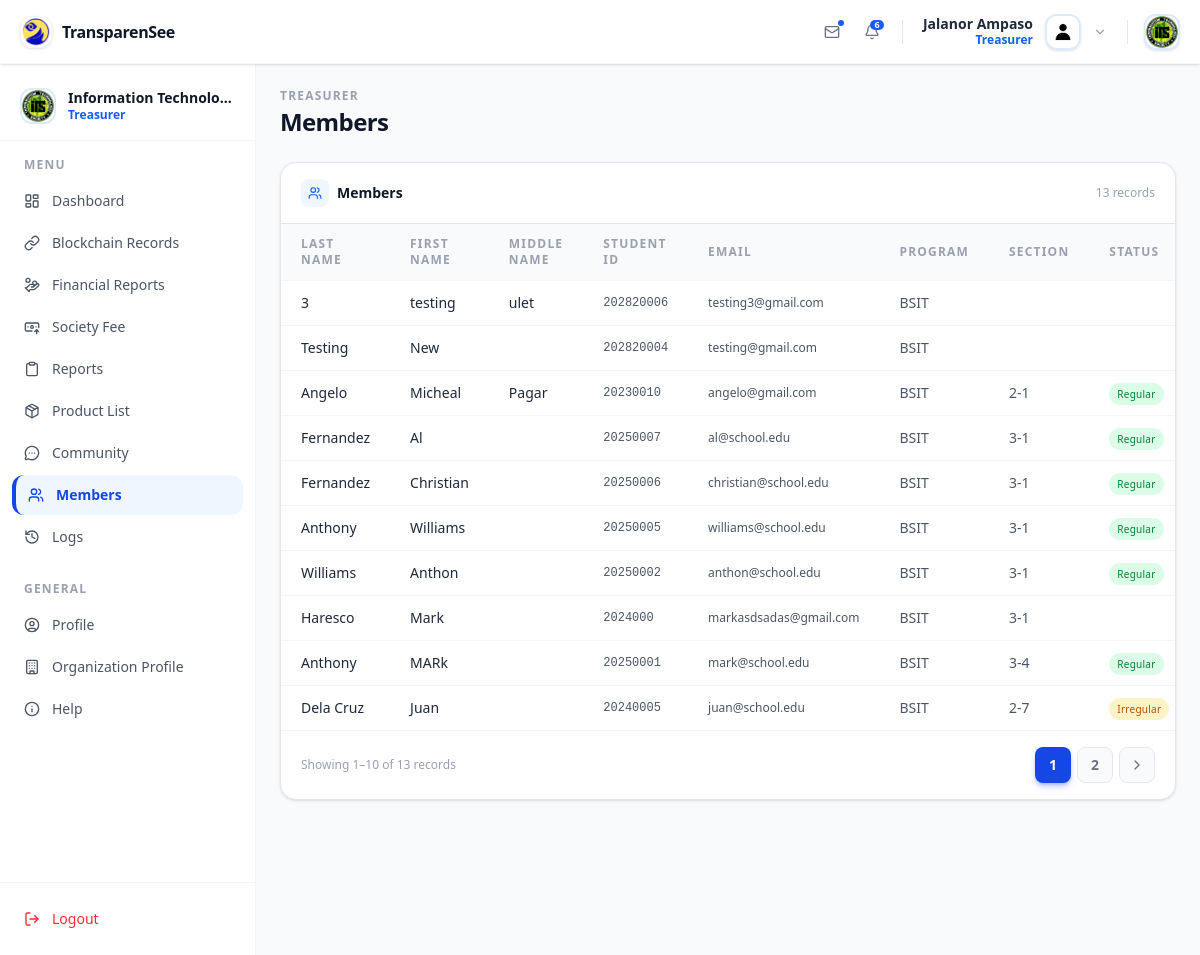
The page /members/ (signed in) on the database as committed earlier.
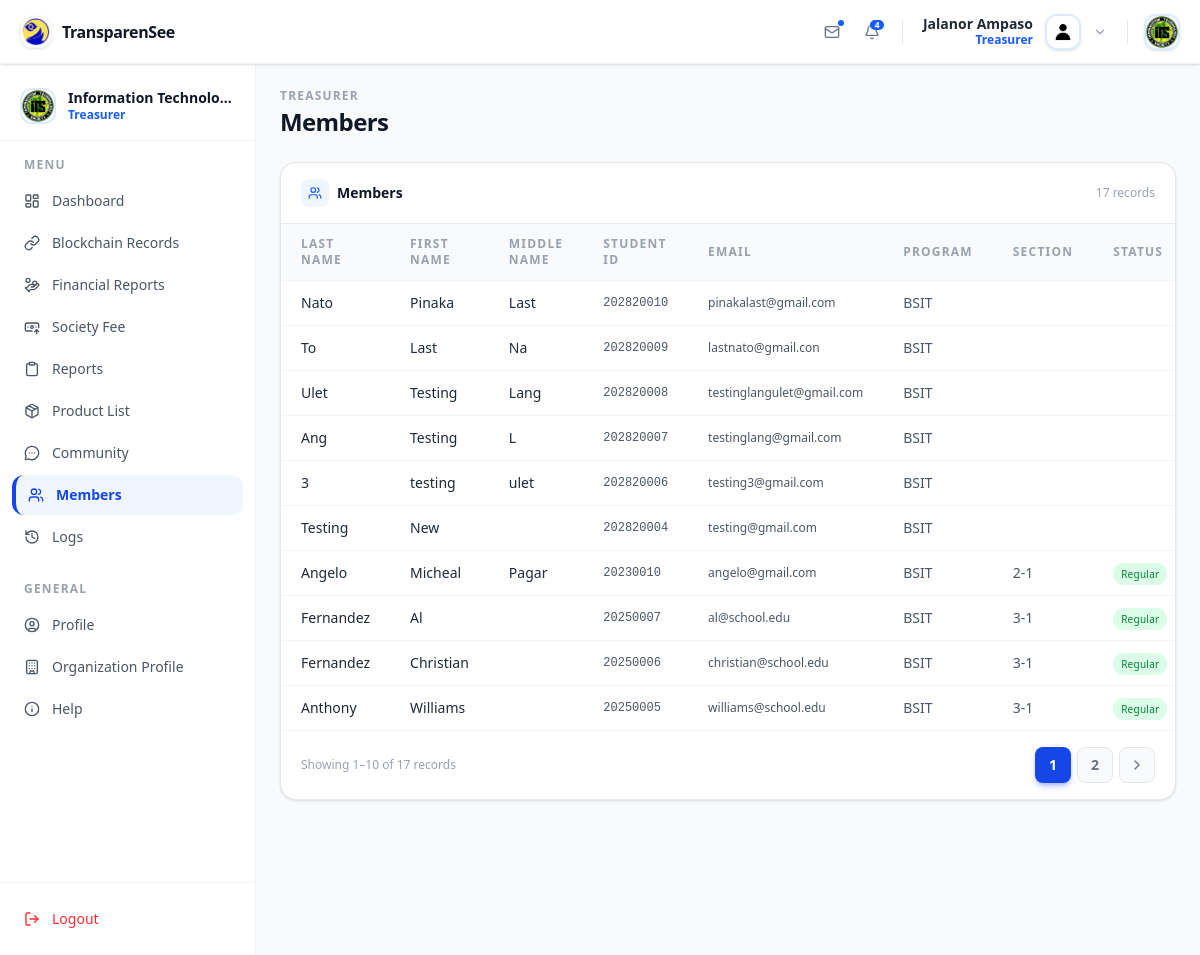
The same page on the database as committed later.
### accounts/models.py (models this page shows)
class CustomUser(AbstractUser):
    ROLE_CHOICES = [
        ('admin', 'Admin'),
        ('campus_admin', 'Campus Admin'),
        ('adviser', 'Adviser'),
        ('co_adviser', 'Co-Adviser'),
        ('treasurer', 'Treasurer'),
        ('auditor', 'Auditor'),
        ('president', 'President'),
        ('vice_president', 'Vice-President'),
        ('secretary', 'Secretary'),
        ('student', 'Student'),
        ('head', 'Head')
    ]
    middle_name = models.CharField(max_length=50, blank=True)
    role = models.CharField( max_length=20, choices=ROLE_CHOICES)
    profile_image = models.ImageField(upload_to="profile_pictures", blank=True, null=True)
    REQUIRED_FIELDS = ['email', 'first_name', 'last_name']
    objects = CustomUserManager()

### app/models.py (models this page shows, shortened)
class Student(models.Model):
    PROGRAM_CHOICE = [
        ("BSIT", "Bachelor of Science in Information Technology"),
        ("BSCS", "Bachelor of Science in Computer Science"),
        ("BSP", "Bachelor of Science in Psychology"),
        ("BSED-MTH", "Bachelor of Secondary Education - Mathematics "),
        ("BSED-ENG", "Bachelor of Secondary Education - English"),
        ("BSHM", "Bachelor of Science in Hospitality Management"),
        ("BSC", "Bachelor of Science in Criminology"),
        ("BSBA-MM", "Bachelor of Science in Business Administration - Marketing Management"),
        ("BSBA-HR", "Bachelor of Science in Business Administration - Human Resource Management"),
    ]
    YEAR_CHOICES = [
    (1, "1st Year"),
    (2, "2nd Year"),
    (3, "3rd Year"),
    (4, "4th Year"),
    ]
    STATUS_CHOCIES = [
        ('regular', 'Regular'),
        ('irregular', 'Irregular'),
    ]
    user = models.OneToOneField(User, on_delete=models.CASCADE)
    student_id = models.IntegerField()
    program = models.CharField( max_length=20, choices=PROGRAM_CHOICE)
    year = models.IntegerField(choices=YEAR_CHOICES)
    section = models.CharField(max_length=10, blank=True, null=True)
    status = models.CharField(choices=STATUS_CHOCIES)
    organization = models.ForeignKey(Organization, on_delete=models.SET_NULL, blank=True, null=True)
    other_organization = models.ManyToManyField(
        Organization,
        related_name='other_students',
        blank=True
    )

### app/views/student.py (the view)
# urls.py: path('members/', MembersView.as_view(), name='members'),
class MembersView(RoleRequireMixin, TemplateView):
    template_name = "app/officer/members.html"
    role_required = ['president', 'treasurer', 'auditor', 'adviser', 'co_adviser', 'vice_president', 'secretary']
    role_templates = {
        'treasurer':      'app/officer/treasurer/sidebar.html',
        'auditor':        'app/officer/auditor/sidebar.html',
        'president':      'app/officer/president/sidebar.html',
        'vice_president': 'app/officer/president/sidebar.html',
        'co_adviser':     'app/adviser/sidebar.html',
        'adviser':        'app/adviser/sidebar.html',
        'secretary':      'app/officer/secretary/sidebar.html',
    }
    def get_organization(self):
        user = self.request.user
        if hasattr(user, 'officer'):
            return user.officer.organization
        if hasattr(user, 'adviser'):
            return user.adviser.organization
        return None
    def get_context_data(self, **kwargs):
        context = super().get_context_data(**kwargs)
        org = self.get_organization()
        user = self.request.user
        context['base_template'] = self.role_templates.get(user.role, 'app/base.html')
        if org.category == 'academic':
            students_qs = CustomUser.objects.filter(
                student__organization=org
            ).order_by('-date_joined')
        else:
            students_qs = CustomUser.objects.filter(
                student__other_organization=org
            ).order_by('-date_joined')
        paginator = Paginator(students_qs, 10)
        page_number = self.request.GET.get('page', 1)
        context['students'] = paginator.get_page(page_number)
        context['page_obj'] = paginator.get_page(page_number)
        return context

### app/context_processors.py (called while the page is built)
def notifications(request):
    if request.user.is_authenticated:
        notifications = Notification.objects.filter(
            recipient=request.user
        ).order_by("-created_at")[:5]
        unread_count = Notification.objects.filter(
            recipient=request.user,
            is_read=False
        ).count()
        return {
            "notifications": notifications,
            "unread_count": unread_count,
        }
    return {
        "notifications": [],
        "unread_count": 0,
    }

### app/views/mixins.py (called while the page is built)
    def dispatch(self, request, *args, **kwargs):
        if not request.user.is_authenticated:
            return self.handle_no_permission()
        required_roles = self.role_required
        if isinstance(required_roles, str):
            required_roles = [required_roles]
        if required_roles and request.user.role not in required_roles:
            raise PermissionDenied
        return super().dispatch(request, *args, **kwargs)

### app/templates/app/officer/members.html (shortened to what the changed rows need)
{% extends base_template %}
{% load static %}
{% block con %}
<div class="py-6 px-6 flex flex-col gap-6 bg-gray-50">
    <div class="flex items-center justify-between">
        <div class="flex flex-col">
            <h1 class="text-2xl font-extrabold text-gray-900 tracking-tight">Members</h1>
        </div>
    </div>
    <div class="bg-white border rounded-2xl border-gray-200 shadow-sm overflow-hidden">
        <div class="px-5 py-4 border-b border-gray-200 flex items-center justify-between">
            <div class="flex items-center gap-2">
                <div class="w-7 h-7 rounded-lg bg-blue-50 flex items-center justify-center">
                </div>
                <p class="text-sm font-bold text-gray-900">Members</p>
            </div>
            <span class="text-xs text-gray-400 font-medium">{{ page_obj.paginator.count }} record{{ page_obj.paginator.count|pluralize }}</span>
        </div>
        <div class="overflow-x-auto">
            <table class="w-full h-full text-sm">
                <thead class="bg-gray-50 border-b border-gray-100">
                    <tr>
                        <th class="px-5 py-3 text-left font-bold uppercase tracking-widest text-xs text-gray-400">Last name</th>
                        <th class="px-5 py-3 text-left font-bold uppercase tracking-widest text-xs text-gray-400">First name</th>
                        <th class="px-5 py-3 text-left font-bold uppercase tracking-widest text-xs text-gray-400">Middle name</th>
                        <th class="px-5 py-3 text-left font-bold uppercase tracking-widest text-xs text-gray-400">Student ID</th>
                        <th class="px-5 py-3 text-left font-bold uppercase tracking-widest text-xs text-gray-400">Email</th>
                        <th class="px-5 py-3 text-left font-bold uppercase tracking-widest text-xs text-gray-400">Program</th>
                        <th class="px-5 py-3 text-left font-bold uppercase tracking-widest text-xs text-gray-400">Section</th>
                        <th class="px-5 py-3 text-left font-bold uppercase tracking-widest text-xs text-gray-400">Status</th>
                    </tr>
                </thead>
                <tbody class="divide-y divide-gray-100">
                    {% for student in students %}
                    <tr class="hover:bg-gray-50 transition-colors">
                        <td class="px-5 py-3 text-gray-800 font-medium">{{ student.last_name }}</td>
                        <td class="px-5 py-3 text-gray-800 font-medium">{{ student.first_name }}</td>
                        <td class="px-5 py-3 text-gray-800 font-medium">{{ student.middle_name }}</td>
                        <td class="px-5 py-3 text-gray-600 font-mono text-xs">{{ student.student.student_id }}</td>
                        <td class="px-5 py-3 text-gray-600 text-xs">{{ student.student.user.email }}</td>
                        <td class="px-5 py-3 text-gray-600">{{ student.student.program }}</td>
                        <td class="px-5 py-3 text-gray-600">{{ student.student.section }}</td>
                        <td class="px-5 py-3 text-gray-600">
                            <span class="px-2 py-1 text-[10px] rounded-full tracking-wide
                            {% if student.student.status == 'regular' %}bg-green-100 text-green-700
                            {% elif student.student.status == 'irregular' %}bg-amber-100 text-amber-700
                            {% endif %}">
                                {{ student.student.get_status_display }}
                            </span>
                        </td>
                    </tr>
                    {% empty %}
                    <tr>
                        <td colspan="7" class="px-5 py-10 text-center text-sm text-gray-400">No members found.</td>
                    </tr>
                    {% endfor %}
                </tbody>
            </table>
        </div>
        <div class="px-5 py-4 border-t border-gray-100 flex items-center justify-between">
          <span class="text-xs text-gray-400">
            Showing {{ page_obj.start_index }}&ndash;{{ page_obj.end_index }} of {{ page_obj.paginator.count }} records
          </span>
          <div class="flex gap-1.5">
            {% for num in page_obj.paginator.page_range %}
              {% if page_obj.number == num %}
                <span class="w-9 h-9 flex items-center justify-center rounded-lg text-sm font-semibold bg-blue-700 text-white shadow-md shadow-blue-700/30">{{ num }}</span>
              {% elif num >= page_obj.number|add:"-2" and num <= page_obj.number|add:"2" %}
                <a href="?page={{ num }}"
                  class="w-9 h-9 flex items-center justify-center rounded-lg text-sm font-semibold bg-gray-50 text-gray-500 border border-gray-200 hover:bg-blue-50 hover:text-blue-700 hover:border-blue-200 transition-all duration-150">
                  {{ num }}
                </a>
              {% endif %}
            {% endfor %}
            {% if page_obj.has_next %}
            <a href="?page={{ page_obj.next_page_number }}"
              class="w-9 h-9 flex items-center justify-center rounded-lg text-sm font-semibold bg-gray-50 text-gray-500 border border-gray-200 hover:bg-blue-50 hover:text-blue-700 hover:border-blue-200 transition-all duration-150">
              <i data-lucide="chevron-right" class="w-4 h-4"></i>
            </a>
            {% endif %}
          </div>
        </div>
    </div>
</div>
{% endblock con %}

### app/templates/app/officer/officer_navbar.html (shortened to what this page needs)
{% load static %}
<div class="navbar bg-white border-b border-gray-100 shadow-sm flex justify-between z-99 px-4 h-16">
  <div class="flex items-center gap-2">
    <a class="flex items-center gap-2.5 px-1">
      <div class="w-8 h-8 rounded-xl overflow-hidden shadow-sm border border-gray-100">
        <img src="{% static 'images/TransparenSee_Logo.png' %}" alt="TransparenSee" class="w-full h-full object-cover" />
      </div>
      <span class="text-base font-extrabold text-gray-900 tracking-tight hidden sm:block">TransparenSee</span>
    </a>
  </div>
  <div class="hidden lg:flex items-center gap-3">
    <div class="flex items-center gap-1">
      <button class="w-9 h-9 flex items-center justify-center rounded-xl text-gray-500 hover:bg-blue-50 hover:text-blue-700 transition-colors duration-200 relative">
        <i data-lucide="mail" class="w-4 h-4"></i>
        <span class="absolute top-1.5 right-1.5 w-1.5 h-1.5 bg-blue-600 rounded-full"></span>
      </button>
      <div class="dropdown dropdown-end">
        <label tabindex="0" class="w-9 h-9 flex items-center justify-center rounded-xl text-gray-500 hover:bg-blue-50 hover:text-blue-700 transition-colors duration-200 relative cursor-pointer">
          <i data-lucide="bell" class="w-4 h-4"></i>
          {% if unread_count %}
          <span class="absolute top-1.5 right-1.5 min-w-3.5 h-2.5 px-0.75 flex items-center rounded-full justify-center bg-blue-600 text-white text-[9px] font-bold leading-none">
            {{ unread_count }}
          </span>
          {% endif %}
        </label>
      </div>
    </div>
    <div class="dropdown dropdown-end">
      <div tabindex="0" role="button" class="flex items-center gap-3 px-2 py-1.5 rounded-xl hover:bg-gray-50 cursor-pointer transition-colors duration-200">
        <div class="flex flex-col items-end">
          <p class="text-sm font-semibold text-gray-800 leading-tight">{{ user.first_name }} {{ user.last_name }}</p>
          <span class="text-xs font-bold text-blue-600 capitalize">{{ user.get_role_display }}</span>
        </div>
        <div class="w-9 h-9 rounded-xl overflow-hidden border-2 border-blue-100 shadow-sm shrink-0">
          <img
            alt="Profile"
            src="{% if user.profile_image %}{{ user.profile_image.url }}{% else %}{% static 'images/default_profile_pic.jpg' %}{% endif %}"
            class="w-full h-full object-cover"
          />
        </div>
        <i data-lucide="chevron-down" class="w-3.5 h-3.5 text-gray-400"></i>
      </div>
    </div>
    <div class="flex items-center px-1">
      {% if user.role == 'super_admin' or user.role == 'campus_admin' %}
      <div class="w-9 h-9 rounded-xl overflow-hidden border-2 border-gray-100 shadow-sm">
        <img src="{% static 'images/cvsu_logo.jpg' %}" alt="CvSU" class="w-full h-full object-cover" />
      </div>
      {% elif user.role == 'treasurer' or user.role == 'auditor' or user.role == 'president'%}
      <div class="w-9 h-9 rounded-xl overflow-hidden border-2 border-blue-100 shadow-sm">
        <img
          src="{% if user.officer.organization.logo %}{{ user.officer.organization.logo.url }}{% else %}{% static 'images/default_profile_pic.jpg' %}{% endif %}"
          alt="Organization"
          class="w-full h-full object-cover"
        />
      </div>
      {% endif %}
    </div>
  </div>
</div>

Rows that differ between the two databases and show on the page:
no longer on this page (row unchanged): CustomUser: last_name "Williams", first_name "Anthon", student.student_id "20250002", student.user.email "anthon@school.edu", student.program "BSIT", student.section "3-1", student.status "Regular"
no longer on this page (row unchanged): CustomUser: last_name "Haresco", first_name "Mark", student.student_id "2024000", student.user.email "markasdsadas@gmail.com", student.program "BSIT", student.section "3-1"
no longer on this page (row unchanged): CustomUser: last_name "Anthony", first_name "MARk", student.student_id "20250001", student.user.email "mark@school.edu", student.program "BSIT", student.section "3-4", student.status "Regular"
no longer on this page (row unchanged): CustomUser: last_name "Dela Cruz", first_name "Juan", student.student_id "20240005", student.user.email "juan@school.edu", student.program "BSIT", student.section "2-7", student.status "Irregular"
added CustomUser: last_name "Nato", first_name "Pinaka", middle_name "Last", student.student_id "202820010", student.user.email "pinakalast@gmail.com", student.program "BSIT"
added CustomUser: last_name "To", first_name "Last", middle_name "Na", student.student_id "202820009", student.user.email "lastnato@gmail.con", student.program "BSIT"
added CustomUser: last_name "Ulet", first_name "Testing", middle_name "Lang", student.student_id "202820008", student.user.email "testinglangulet@gmail.com", student.program "BSIT"
added CustomUser: last_name "Ang", first_name "Testing", middle_name "L", student.student_id "202820007", student.user.email "testinglang@gmail.com", student.program "BSIT"
Other text that changed with them:
{{ unread_count }}: "6" → "4"
{{ page_obj.paginator.count }}: "13" → "17"
